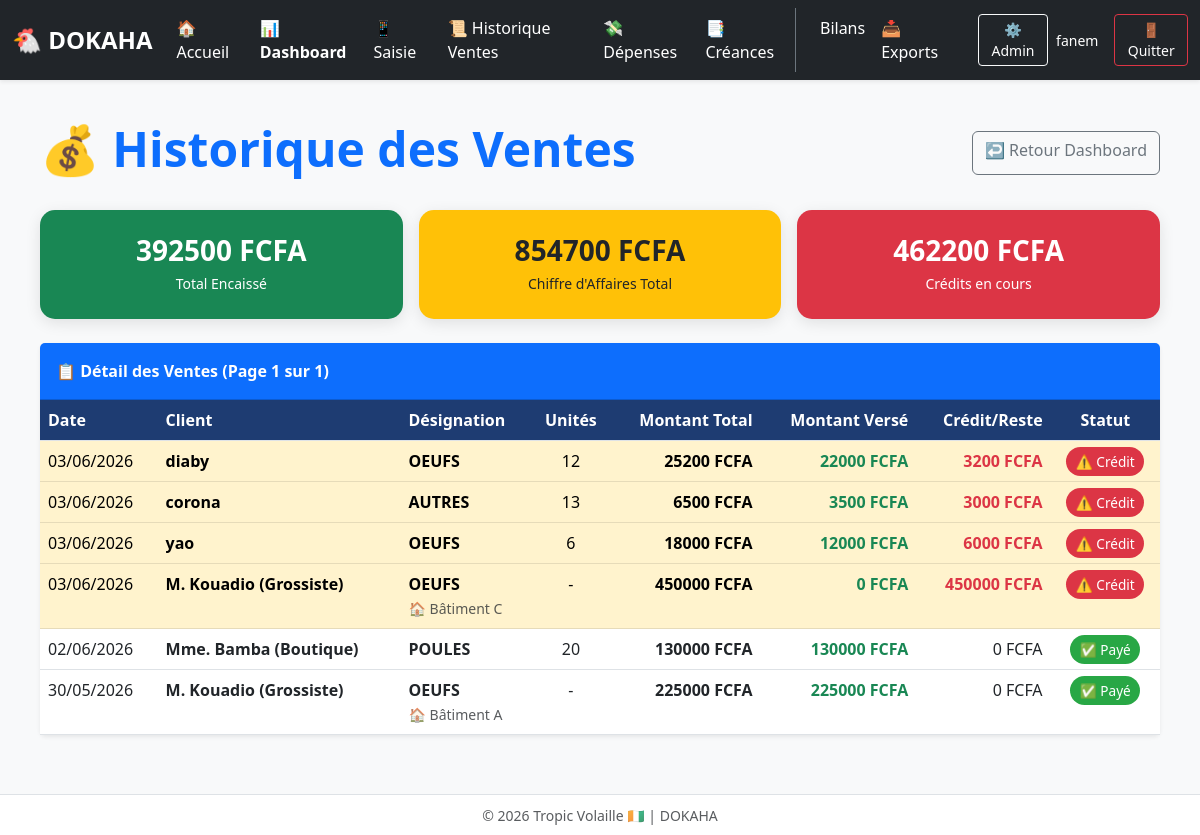
The app's page /ventes/ (signed in) with its own data.
### gestion/models.py (models this page shows, shortened)
class Vente(models.Model):
    poulailler = models.ForeignKey(Poulailler, on_delete=models.SET_NULL, null=True, blank=True, verbose_name="Bâtiment")
    date = models.DateField(verbose_name="Date")
    client = models.CharField(max_length=100, blank=True, null=True, verbose_name="Client")
    type_vente = models.CharField(
        max_length=20,
        choices=[('oeufs', '🥚 Œufs'), ('poules', '🐔 Poules'), ('autres', '📦 Autres')],
        default='oeufs'
    )
    plateaux = models.IntegerField(default=0)
    unites = models.IntegerField(default=0)
    prix_plateau = models.DecimalField(max_digits=10, decimal_places=2, default=0)
    montant_total = models.DecimalField(max_digits=10, decimal_places=2, default=0)
    paye = models.BooleanField(default=True)
    montant_paye = models.DecimalField(max_digits=10, decimal_places=2, default=0, verbose_name="Montant payé (FCFA)")
    montant_restant = models.DecimalField(max_digits=10, decimal_places=2, default=0, verbose_name="Reste à payer (FCFA)")
    mode_paiement = models.CharField(
        max_length=20,
        default='comptant',
        choices=[('comptant', '💵 Comptant'), ('credit', '📝 Crédit'), ('mobile', '📱 Mobile Money'), ('cheque', '🧾 Chèque')],
        verbose_name="Mode de paiement"
    )
    plateaux = models.IntegerField(default=0, verbose_name='Nombre de plateaux (30 œufs)')
    reste_oeufs = models.IntegerField(default=0, verbose_name='Œufs restants (0-29)')
    class Meta:
        verbose_name = "Vente"
        verbose_name_plural = "Ventes"
        ordering = ['-date']

class Poulailler(models.Model):
    nom = models.CharField(max_length=100, default="")
    effectif_initial = models.PositiveIntegerField(default=0)

### gestion/views.py (the view)
# urls.py: path('ventes/', views.historique_ventes, name='historique_ventes'),
@login_required
def historique_ventes(request):
    from django.core.paginator import Paginator
    from gestion.models import Vente
    ventes = Vente.objects.all().order_by('-date', '-id')
    paginator = Paginator(ventes, 50)  # 50 ventes par page
    page_number = request.GET.get('page')
    page_obj = paginator.get_page(page_number)
    total_ventes = ventes.aggregate(total=Sum('montant_total'))['total'] or 0
    total_paye = ventes.aggregate(total=Sum('montant_paye'))['total'] or 0
    total_reste = ventes.aggregate(total=Sum('montant_restant'))['total'] or 0
    context = {
        'page_obj': page_obj,
        'total_ventes': total_ventes,
        'total_paye': total_paye,
        'total_reste': total_reste,
    }
    return render(request, 'gestion/historique_ventes.html', context)

### gestion/templates/gestion/historique_ventes.html (shortened to what this page needs)
{% extends "gestion/base.html" %}
{% block content %}
<div class="container-fluid py-4 px-3 px-md-4">
  <div class="d-flex justify-content-between align-items-center mb-4">
    <h1 class="display-5 fw-bold text-primary">💰 Historique des Ventes</h1>
    <a href="/dashboard/" class="btn btn-outline-secondary">↩️ Retour Dashboard</a>
  </div>
  <div class="row g-3 mb-4">
    <div class="col-md-4">
      <div class="stats-card bg-success text-white">
        <h3 class="fw-bold mb-1">{{ total_paye|floatformat:0 }} FCFA</h3>
        <small>Total Encaissé</small>
      </div>
    </div>
    <div class="col-md-4">
      <div class="stats-card bg-warning text-dark">
        <h3 class="fw-bold mb-1">{{ total_ventes|floatformat:0 }} FCFA</h3>
        <small>Chiffre d'Affaires Total</small>
      </div>
    </div>
    <div class="col-md-4">
      <div class="stats-card bg-danger text-white">
        <h3 class="fw-bold mb-1">{{ total_reste|floatformat:0 }} FCFA</h3>
        <small>Crédits en cours</small>
      </div>
    </div>
  </div>
  <div class="card border-0 shadow-sm">
    <div class="card-header bg-primary text-white fw-bold py-3">
      📋 Détail des Ventes (Page {{ page_obj.number }} sur {{ page_obj.paginator.num_pages }})
    </div>
    <div class="table-responsive">
      <table class="table table-hover table-ventes mb-0">
        <thead>
          <tr>
            <th>Date</th>
            <th>Client</th>
            <th>Désignation</th>
            <th class="text-center">Unités</th>
            <th class="text-end">Montant Total</th>
            <th class="text-end">Montant Versé</th>
            <th class="text-end">Crédit/Reste</th>
            <th class="text-center">Statut</th>
          </tr>
        </thead>
        <tbody>
          {% for v in page_obj %}
          <tr class="{% if v.montant_restant > 0 %}table-warning{% endif %}">
            <td>{{ v.date|date:"d/m/Y" }}</td>
            <td class="fw-bold">{{ v.client }}</td>
            <td>
              <strong>{{ v.type_vente|upper }}</strong>
              {% if v.poulailler %}<br><small class="text-muted">🏠 {{ v.poulailler.nom }}</small>{% endif %}
            </td>
            <td class="text-center">{{ v.unites|default:"-" }}</td>
            <td class="text-end fw-bold">{{ v.montant_total|floatformat:0 }} FCFA</td>
            <td class="text-end text-success fw-bold">{{ v.montant_paye|floatformat:0 }} FCFA</td>
            <td class="text-end {% if v.montant_restant > 0 %}text-danger fw-bold{% endif %}">
              {{ v.montant_restant|floatformat:0 }} FCFA
            </td>
            <td class="text-center">
              {% if v.montant_restant > 0 %}
                <span class="badge-credit">⚠️ Crédit</span>
              {% else %}
                <span class="badge-payee">✅ Payé</span>
              {% endif %}
            </td>
          </tr>
          {% empty %}
          <tr><td colspan="8" class="text-center text-muted py-4">Aucune vente enregistrée</td></tr>
          {% endfor %}
        </tbody>
      </table>
    </div>
  </div>
</div>
{% endblock %}

### gestion/templates/gestion/base.html (shortened to what this page needs)
{% load static %}
<!DOCTYPE html>
<html lang="fr">
<head>
    <link href="https://cdn.jsdelivr.net/npm/bootstrap@5.3.0/dist/css/bootstrap.min.css" rel="stylesheet">
    <link rel="stylesheet" href="https://cdn.jsdelivr.net/npm/bootstrap-icons@1.11.0/font/bootstrap-icons.css">
</head>
<body>
<nav class="navbar navbar-expand-lg navbar-dark bg-dark shadow-sm py-2">
  <div class="container-fluid">
    <a class="navbar-brand fw-bold fs-4" href="/">🐔 DOKAHA</a>
    <div class="collapse navbar-collapse" id="mainNavbar">
      <ul class="navbar-nav me-auto mb-2 mb-lg-0">
        <li class="nav-item"><a class="nav-link" href="/">🏠 Accueil</a></li>
        <li class="nav-item"><a class="nav-link fw-bold text-warning" href="/dashboard/">📊 Dashboard</a></li>
        <li class="nav-item"><a class="nav-link" href="/terrain/">📱 Saisie</a></li>
        <li class="nav-item"><a class="nav-link" href="/vente/">📜 Historique Ventes</a></li>
        <li class="nav-item"><a class="nav-link" href="/depenses/">💸 Dépenses</a></li>
        <li class="nav-item"><a class="nav-link" href="/credits/">📑 Créances</a></li>
      </ul>
      <ul class="navbar-nav mb-2 mb-lg-0 border-start border-secondary ps-lg-3">
        <li class="nav-item"><a class="nav-link" href="/finance/"> Bilans</a></li>
        <li class="nav-item"><a class="nav-link" href="/finance/export-excel/">📥 Exports</a></li>
      </ul>
      <div class="d-flex align-items-center ms-lg-4">
        <a href="/admin/" class="btn btn-sm btn-outline-light me-2">⚙️ Admin</a>
        <span class="text-light small me-3 d-none d-md-inline">{{ user.username|default:"Fanem" }}</span>
        <a href="/logout/" class="btn btn-sm btn-outline-danger">🚪 Quitter</a>
      </div>
    </div>
  </div>
</nav>
<div class="container-fluid px-3 py-3">
    {% block content %}{% endblock %}
</div>
<footer class="fixed-bottom text-center text-muted py-2 bg-white border-top">
    <small>© {% now "Y" %} Tropic Volaille 🇨🇮 | DOKAHA</small>
</footer>
</body>
</html>

### gestion/templates/gestion/base.html (style rules this page uses)
:root { --primary:#0d6efd; --success:#198754; --danger:#dc3545; --warning:#ffc107; }
body { background:#f8f9fa; font-family:system-ui,-apple-system,sans-serif; padding-bottom:60px; }
.navbar-brand { font-weight:700; }
.nav-link { font-weight:500; padding:0.5rem 1rem; }
.btn { min-height:44px; }
.navbar a, .navbar span, .navbar .nav-link, .navbar .btn { color: #ffffff !important; }

### gestion/templates/gestion/historique_ventes.html (style rules this page uses)
.table-ventes th { background: #1e3c72; color: white; font-weight: 600; }
.badge-credit { background: #dc3545; color: white; padding: 0.3rem 0.6rem; border-radius: 50px; font-size: 0.85rem; }
.badge-payee { background: #28a745; color: white; padding: 0.3rem 0.6rem; border-radius: 50px; font-size: 0.85rem; }
.stats-card { border-radius: 15px; padding: 1.5rem; text-align: center; box-shadow: 0 4px 15px rgba(0,0,0,0.1); }

### records on screen
Vente: date "03/06/2026", client "diaby", type_vente "OEUFS", unites "12", montant_total "25200", montant_paye "22000", montant_restant "3200", shows "⚠️ Crédit"
Vente: date "03/06/2026", client "corona", type_vente "AUTRES", unites "13", montant_total "6500", montant_paye "3500", montant_restant "3000", shows "⚠️ Crédit"
Vente: date "03/06/2026", client "yao", type_vente "OEUFS", unites "6", montant_total "18000", montant_paye "12000", montant_restant "6000", shows "⚠️ Crédit"
Vente: date "03/06/2026", client "M. Kouadio (Grossiste)", type_vente "OEUFS", poulailler.nom "Bâtiment C", unites "-", montant_total "450000", montant_paye "0", montant_restant "450000", shows "⚠️ Crédit"
Vente: date "02/06/2026", client "Mme. Bamba (Boutique)", type_vente "POULES", unites "20", montant_total "130000", montant_paye "130000", montant_restant "0", shows "✅ Payé"
Vente: date "30/05/2026", client "M. Kouadio (Grossiste)", type_vente "OEUFS", poulailler.nom "Bâtiment A", unites "-", montant_total "225000", montant_paye "225000", montant_restant "0", shows "✅ Payé"

### other values on screen
{{ user.username|default:"Fanem" }} "fanem"
{{ total_paye|floatformat:0 }} "392500"
{{ total_ventes|floatformat:0 }} "854700"
{{ total_reste|floatformat:0 }} "462200"
{{ page_obj.number }} "1"
{{ page_obj.paginator.num_pages }} "1"
